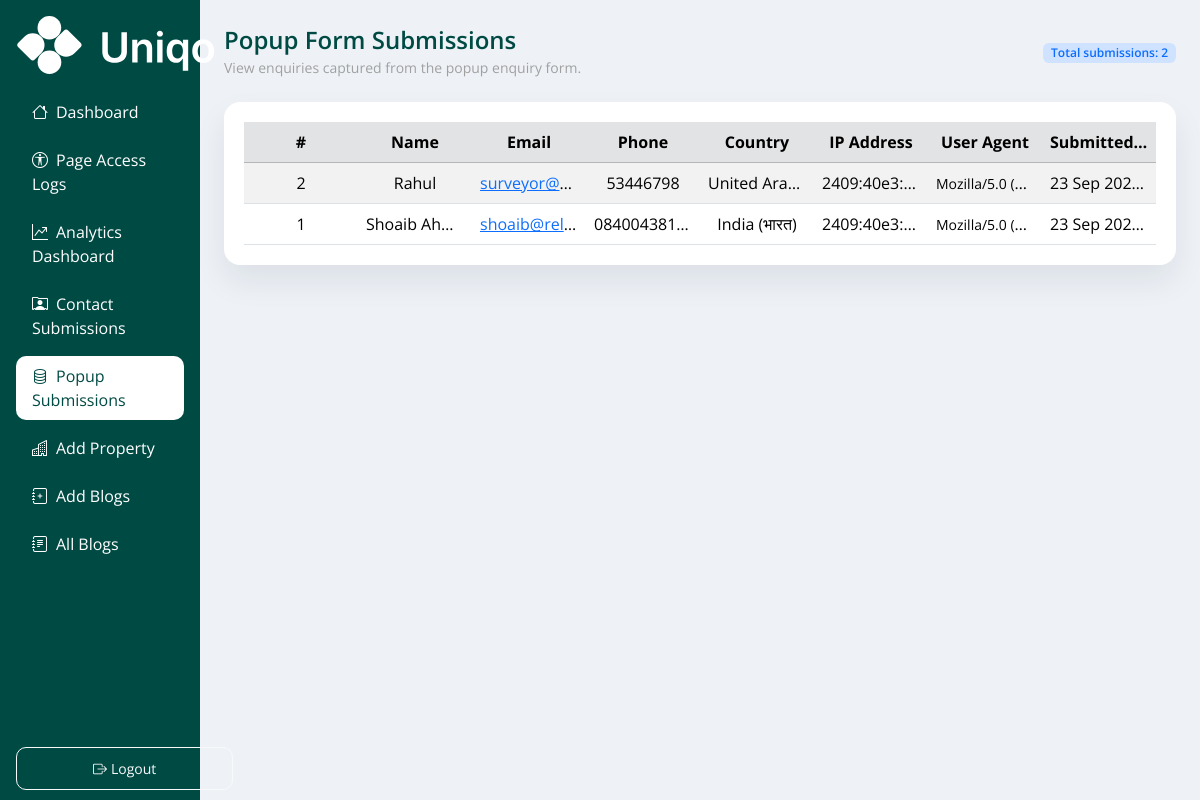
The app's page /admin/popup_form_submissions.php (signed in) with its own data.
### tables this page shows
CREATE TABLE `popup_form` (
  `id` int(10) UNSIGNED NOT NULL,
  `name` varchar(255) NOT NULL,
  `email` varchar(255) NOT NULL,
  `phone` varchar(50) NOT NULL,
  `country` varchar(255) DEFAULT NULL,
  `ip_address` varchar(45) DEFAULT NULL,
  `user_agent` text DEFAULT NULL,
  `created_at` datetime NOT NULL DEFAULT current_timestamp()
);

### admin/popup_form_submissions.php (the view, shortened to what this page needs)
<?php
require_once __DIR__ . '/includes/render.php';
$pdo = db();
$submissions = [];
$error = null;
$perPage = 10;
$page = filter_input(
  INPUT_GET,
  'page',
  FILTER_VALIDATE_INT,
  ['options' => ['default' => 1, 'min_range' => 1]]
);
$offset = ($page - 1) * $perPage;
$totalSubmissions = 0;
try {
  $countStmt = $pdo->query('SELECT COUNT(*) FROM popup_form');
  $totalSubmissions = (int)$countStmt->fetchColumn();
  if ($totalSubmissions > 0) {
    $query = sprintf(
      'SELECT id, name, email, phone, country, ip_address, user_agent, created_at FROM popup_form ORDER BY created_at DESC LIMIT %d OFFSET %d',
      $perPage,
      $offset
    );
    $stmt = $pdo->query($query);
    $submissions = $stmt->fetchAll();
  } else {
    $page = 1;
    $offset = 0;
  }
} catch (Throwable $e) {
  $error = 'Unable to load popup form submissions at this time.';
}
render_head('Popup Form Submissions');
echo '<div class="container-fluid layout">';
echo '<div class="row g-0">';
render_sidebar('popup-form');
?>
<main class="col-12 col-md-9 col-lg-10 content">
  <div class="d-flex flex-column flex-lg-row align-items-lg-center justify-content-between gap-3 mb-4">
    <div>
      <h2 class="title-heading">Popup Form Submissions</h2>
      <p class="para mb-0">View enquiries captured from the popup enquiry form.</p>
    </div>
    <div class="text-lg-end">
      <span class="badge bg-primary-subtle text-primary fw-semibold">Total submissions: <?= number_format($totalSubmissions) ?></span>
    </div>
  </div>
  <?php if ($error): ?>
    <div class="alert alert-warning" role="alert">
      <?= htmlspecialchars($error, ENT_QUOTES, 'UTF-8') ?>
    </div>
  <?php elseif (!$submissions): ?>
    <div class="alert alert-info" role="alert">
      No popup form submissions found.
    </div>
  <?php else: ?>
    <div class="box">
      <div class="table-responsive">
        <table class="table table-striped table-hover align-middle mb-0">
          <thead class="table-secondary">
            <tr>
              <th scope="col">#</th>
              <th scope="col">Name</th>
              <th scope="col">Email</th>
              <th scope="col">Phone</th>
              <th scope="col">Country</th>
              <th scope="col">IP Address</th>
              <th scope="col">User Agent</th>
              <th scope="col">Submitted At</th>
            </tr>
          </thead>
          <tbody>
            <?php foreach ($submissions as $submission): ?>
              <?php
                $createdAt = $submission['created_at'] ?? '';
                $createdAtFormatted = '—';
                if ($createdAt) {
                  try {
                    $createdAtFormatted = (new DateTime($createdAt))->format('d M Y H:i');
                  } catch (Throwable $e) {
                    $createdAtFormatted = (string)$createdAt;
                  }
                }
              ?>
              <tr>
                <td><?= (int)$submission['id'] ?></td>
                <td><?= htmlspecialchars((string)($submission['name'] ?? ''), ENT_QUOTES, 'UTF-8') ?></td>
                <td>
                  <?php if (!empty($submission['email'])): ?>
                    <a href="mailto:<?= htmlspecialchars($submission['email'], ENT_QUOTES, 'UTF-8') ?>">
                      <?= htmlspecialchars($submission['email'], ENT_QUOTES, 'UTF-8') ?>
                    </a>
                  <?php else: ?>
                    <span class="text-muted">—</span>
                  <?php endif; ?>
                </td>
                <td><?= htmlspecialchars((string)($submission['phone'] ?? '—'), ENT_QUOTES, 'UTF-8') ?></td>
                <td><?= htmlspecialchars((string)($submission['country'] ?? '—'), ENT_QUOTES, 'UTF-8') ?></td>
                <td><?= htmlspecialchars((string)($submission['ip_address'] ?? '—'), ENT_QUOTES, 'UTF-8') ?></td>
                <td class="text-break">
                  <?php if (!empty($submission['user_agent'])): ?>
                    <small><?= htmlspecialchars($submission['user_agent'], ENT_QUOTES, 'UTF-8') ?></small>
                  <?php else: ?>
                    <span class="text-muted">—</span>
                  <?php endif; ?>
                </td>
                <td><?= htmlspecialchars($createdAtFormatted, ENT_QUOTES, 'UTF-8') ?></td>
              </tr>
            <?php endforeach; ?>
          </tbody>
        </table>
      </div>
    </div>
  <?php endif; ?>
</main>
<?php
echo '</div>';
echo '</div>';
render_footer();

### admin/includes/render.php (shortened to what this page needs)
<?php
function render_head(string $title, string $bodyClass = ''): void
{
  $csrf = htmlspecialchars(csrf_token(), ENT_QUOTES, 'UTF-8');
  $bodyAttr = $bodyClass !== ''
    ? ' class="' . htmlspecialchars($bodyClass, ENT_QUOTES, 'UTF-8') . '"'
    : '';
  echo <<<HTML
<!DOCTYPE html>
<html lang="en">
<head>
  <meta charset="UTF-8">
  <title>{$title}</title>
  <meta name="viewport" content="width=device-width, initial-scale=1.0"/>
  <meta name="csrf-token" content="{$csrf}">
  <link rel="shortcut icon" href="assets/images/HH-logo.png" type="image/x-icon">
  <link href="https://cdn.jsdelivr.net/npm/bootstrap@5.3.2/dist/css/bootstrap.min.css" rel="stylesheet">
  <link href="https://cdn.jsdelivr.net/npm/bootstrap-icons@1.11.3/font/bootstrap-icons.min.css" rel="stylesheet">
  <link rel="stylesheet" href="assets/css/style.css">
  <link rel="stylesheet" href="assets/css/custom.css">
</head>
<body{$bodyAttr}>
HTML;
}
function render_sidebar(string $active): void
{
  $items = [
    'home'      => ['href' => 'index.php', 'icon' => 'bi-house',     'label' => 'Dashboard'],
    'logs'      => ['href' => 'page_access_logs.php', 'icon' => 'bi-universal-access-circle',       'label' => 'Page Access Logs'],
    'analytics' => ['href' => 'analytics_dashboard.php', 'icon' => 'bi-graph-up-arrow', 'label' => 'Analytics Dashboard'],
    'contact-form' => ['href' => 'contact_form_submissions.php', 'icon' => 'bi-person-rolodex', 'label' => 'Contact Submissions'],
    'popup-form' => ['href' => 'popup_form_submissions.php', 'icon' => 'bi-database', 'label' => 'Popup Submissions'],
    'add-property' => ['href' => 'add_property.php', 'icon' => 'bi-buildings', 'label' => 'Add Property'],
    'add-blogs' => ['href' => 'add_blogs.php', 'icon' => 'bi-journal-plus', 'label' => 'Add Blogs'],
    'all-blogs' => ['href' => 'all_blogs.php', 'icon' => 'bi-journal-text', 'label' => 'All Blogs'],
  ];
  echo '<aside class="col-12 col-md-3 col-lg-2 sidebar p-3">';
  echo '<div class="mb-2 pb-2">';
  echo '<img src="assets/images/logo.svg" alt="" class="logo">';
  echo '<form method="post" class="mb-0 logoutform">';
  echo '<button class="btn btn-outline-light btn-sm" name="logout" title="Logout">';
  echo '<i class="bi bi-box-arrow-right me-1"></i>Logout';
  echo '</button>';
  echo '</form>';
  echo '</div>';
  echo '<nav class="nav flex-column gap-1">';
  foreach ($items as $key => $item) {
    $isActive = $key === $active ? ' active' : '';
    $icon = htmlspecialchars($item['icon'], ENT_QUOTES, 'UTF-8');
    $href = htmlspecialchars($item['href'], ENT_QUOTES, 'UTF-8');
    $label = htmlspecialchars($item['label'], ENT_QUOTES, 'UTF-8');
    printf('<a href="%s" class="nav-link%s"><i class="bi %s me-2"></i>%s</a>', $href, $isActive, $icon, $label);
  }
  echo '</nav>';
  echo '</aside>';
}
function render_footer(bool $includeECharts = false, bool $includeChartJs = false, bool $includeChartJsExtras = false): void
{
  echo '</body></html>';
}

### admin/assets/css/style.css (style rules this page uses)
body { background: #eef2f7; font-family: "Open Sans", sans-serif; color: #111; }
.layout { min-height: 100vh; padding: 0; }
.sidebar { min-height: 100vh; background: #004a44; color: #cbd5e1; position: relative; }
.sidebar .nav-link { color: #fff; border-radius: 10px; font-weight: 400; margin: 2px 0; }
.sidebar .nav-link.active, .sidebar .nav-link:hover { background: #fff; color: #004a44; font-size: inherit; }
.content { padding: 24px; }
.box { background: #ffffff; border-radius: 16px; box-shadow: 0 16px 32px rgba(15, 23, 42, 0.08); padding: 20px; }
.table td, .table th { vertical-align: middle; }

### admin/assets/css/custom.css (style rules this page uses)
.logo { width: 200px; }
.content .title-heading { font-size: 24px; font-weight: 600; line-height: 1.3; margin-bottom: 2px; color: #004a44; }
.content .para { font-size: 14px; margin-bottom: 10px; color: #a0a0a0; }
table { table-layout: fixed; width: 100%; border-collapse: collapse; }
table th, table td { width: auto; text-align: center; padding: 8px 12px; white-space: nowrap; overflow: hidden; text-overflow: ellipsis; }
.logoutform { position: fixed; bottom: 10px; left: 16px; }
.logoutform button { padding: 10px 76px; border-radius: 10px; }

### records on screen
popup_form: id "2", name "Rahul", email "surveyor@…", phone "53446798", country "United Ara…", ip_address "2409:40e3:…", user_agent "Mozilla/5.0 (…", created_at "23 Sep 202…"
popup_form: id "1", name "Shoaib Ah…", email "shoaib@rel…", phone "084004381…", country "India (भारत)", ip_address "2409:40e3:…", user_agent "Mozilla/5.0 (…", created_at "23 Sep 202…"

### other values on screen
$label "Dashboard"
$label "Page Access Logs"
$label "Analytics Dashboard"
$label "Contact Submissions"
$label "Popup Submissions"
$label "Add Property"
$label "Add Blogs"
$label "All Blogs"
$totalSubmissions "2"
